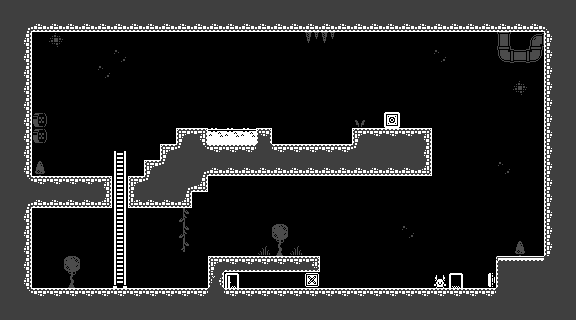

Tiled map render using the project's own tile images. Description and the map definition, with tile-layer contents summarised, below:
An orthogonal 36x20 tile map with 16x16 px tiles, 8 tile layers (layer_bg_details, layer_walls, layer_platforms, layer_oneWay_platforms, ...) and 23 objects (9x Stairs, 5x Spike, 3x Potion, 2x Door, 2x Block, ...).

<map version="1.10" tiledversion="1.11.2" orientation="orthogonal" renderorder="left-up" width="36" height="20" tilewidth="16" tileheight="16" infinite="0" nextlayerid="14" nextobjectid="113">
 <editorsettings>
  <export target="level8.json" format="json" />
 </editorsettings>
 <tileset firstgid="1" name="ts-monochrome_tilemap_transparent" tilewidth="16" tileheight="16" spacing="1" tilecount="400" columns="20">
  <image source="../tilesets/ts-monochrome_tilemap_transparent.png" trans="ff00ff" width="339" height="339" />
 </tileset>
 <layer id="6" name="layer_bg_details" width="36" height="20" opacity="0.3" tintcolor="#686868">
  <data>[720 cells, 28 non-empty, 16 distinct tile ids]</data>
 </layer>
 <layer id="3" name="layer_walls" width="36" height="20">
  <data>[720 cells, 161 non-empty, 19 distinct tile ids]</data>
 </layer>
 <layer id="5" name="layer_platforms" width="36" height="20">
  <data>[720 cells, 0 non-empty, 0 distinct tile ids]</data>
 </layer>
 <layer id="13" name="layer_oneWay_platforms" width="36" height="20">
  <data>[720 cells, 0 non-empty, 0 distinct tile ids]</data>
 </layer>
 <layer id="7" name="layer_fg_details" width="36" height="20">
  <data>[720 cells, 0 non-empty, 0 distinct tile ids]</data>
 </layer>
 <layer id="8" name="layer_ui" width="36" height="20">
  <data>[720 cells, 0 non-empty, 0 distinct tile ids]</data>
 </layer>
 <objectgroup id="9" name="level_entities">
  <object id="1" name="student" type="Student" x="440" y="288">
   <point />
  </object>
  <object id="3" name="door01" type="Door" x="456" y="288">
   <properties>
    <property name="exit" type="bool" value="false" />
    <property name="opened" type="bool" value="true" />
   </properties>
   <point />
  </object>
  <object id="23" name="door2" type="Door" x="232" y="288">
   <properties>
    <property name="exit" type="bool" value="true" />
    <property name="opened" type="bool" value="true" />
   </properties>
   <point />
  </object>
  <object id="89" name="Stairs02" type="Stairs" x="120" y="272">
   <properties>
    <property name="Piece" value="segment" />
   </properties>
   <point />
  </object>
  <object id="90" name="Stairs03" type="Stairs" x="120" y="256">
   <properties>
    <property name="Piece" value="segment" />
   </properties>
   <point />
  </object>
  <object id="91" name="Stairs04" type="Stairs" x="120" y="240">
   <properties>
    <property name="Piece" value="segment" />
   </properties>
   <point />
  </object>
  <object id="92" name="Stairs05" type="Stairs" x="120" y="224">
   <properties>
    <property name="Piece" value="segment" />
   </properties>
   <point />
  </object>
  <object id="93" name="Stairs06" type="Stairs" x="120" y="208">
   <properties>
    <property name="Piece" value="segment" />
   </properties>
   <point />
  </object>
  <object id="94" name="Block01" type="Block" x="312" y="288">
   <properties>
    <property name="group" value="B" />
    <property name="state" type="bool" value="true" />
    <property name="type" value="toogle" />
   </properties>
   <point />
  </object>
  <object id="96" name="Button01" type="Button" x="496" y="280" rotation="-90">
   <properties>
    <property name="group" value="B" />
    <property name="type" value="push" />
   </properties>
   <point />
  </object>
  <object id="97" name="Block02" type="Block" x="392" y="128">
   <properties>
    <property name="group" value="B" />
    <property name="state" type="bool" value="true" />
    <property name="type" value="push" />
   </properties>
   <point />
  </object>
  <object id="99" name="Stairs01" type="Stairs" x="120" y="288">
   <properties>
    <property name="Piece" value="base" />
   </properties>
   <point />
  </object>
  <object id="100" name="Stairs07" type="Stairs" x="120" y="192">
   <properties>
    <property name="Piece" value="segment" />
   </properties>
   <point />
  </object>
  <object id="101" name="Stairs08" type="Stairs" x="120" y="176">
   <properties>
    <property name="Piece" value="segment" />
   </properties>
   <point />
  </object>
  <object id="102" name="Stairs09" type="Stairs" x="120" y="160">
   <properties>
    <property name="Piece" value="cap" />
   </properties>
   <point />
  </object>
  <object id="104" name="potion01" type="Potion" x="216" y="144">
   <properties>
    <property name="Effect" value="dash" />
   </properties>
   <point />
  </object>
  <object id="105" name="potion02" type="Potion" x="232" y="144">
   <properties>
    <property name="Effect" value="dash" />
   </properties>
   <point />
  </object>
  <object id="106" name="potion03" type="Potion" x="248" y="144">
   <properties>
    <property name="Effect" value="dash" />
   </properties>
   <point />
  </object>
  <object id="107" name="spike01" type="Spike" x="280" y="144">
   <point />
  </object>
  <object id="108" name="spike02" type="Spike" x="296" y="144">
   <point />
  </object>
  <object id="109" name="spike03" type="Spike" x="312" y="144">
   <point />
  </object>
  <object id="110" name="spike04" type="Spike" x="328" y="144">
   <point />
  </object>
  <object id="111" name="spike05" type="Spike" x="344" y="144">
   <point />
  </object>
 </objectgroup>
 <layer id="11" name="reference_objects" width="36" height="20">
  <data>[720 cells, 18 non-empty, 10 distinct tile ids]</data>
 </layer>
 <layer id="12" name="layer_collisions" width="36" height="20" opacity="0.25" tintcolor="#aa007f">
  <data>[720 cells, 284 non-empty, 1 distinct tile ids]</data>
 </layer>
</map>
